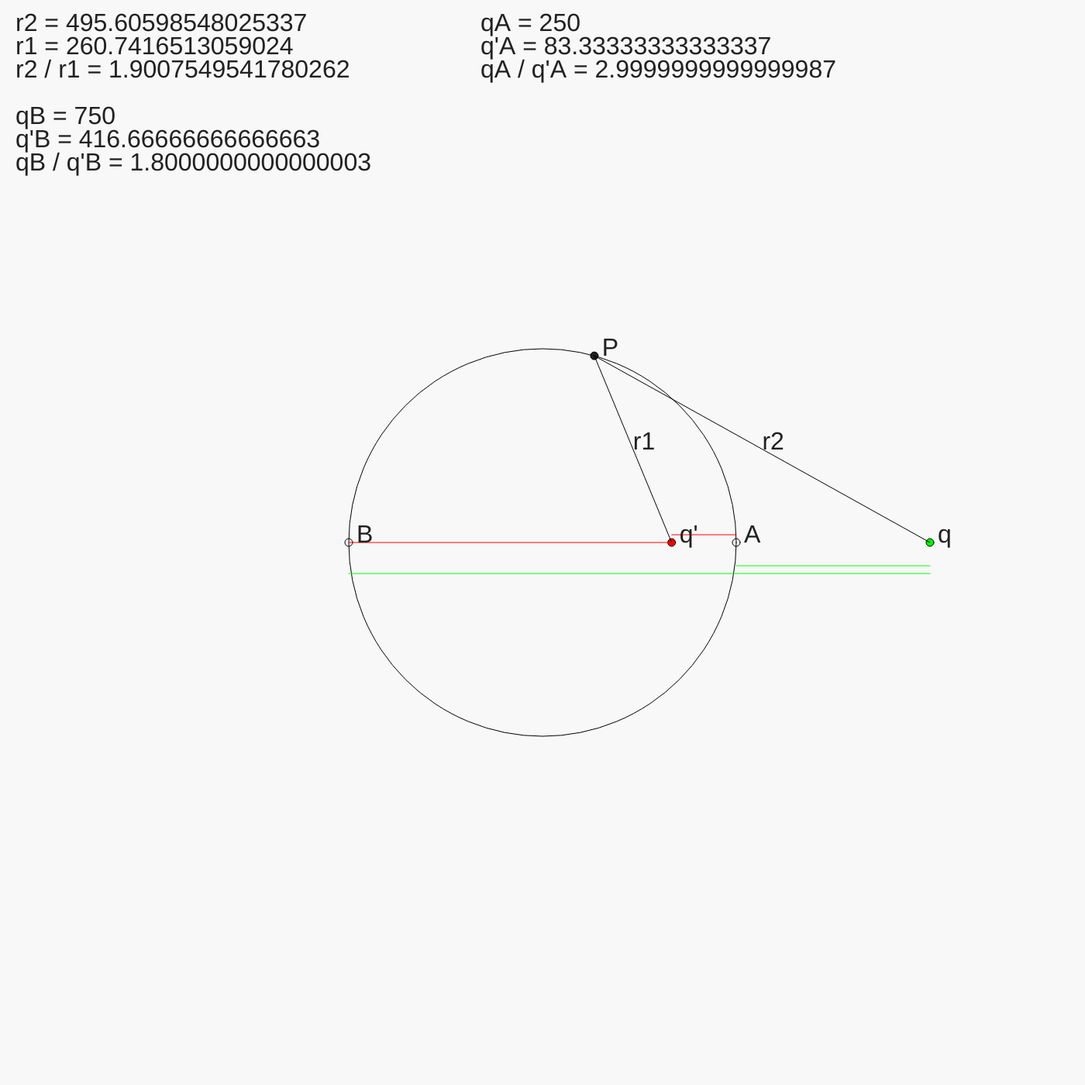
Frame 1 (no input)
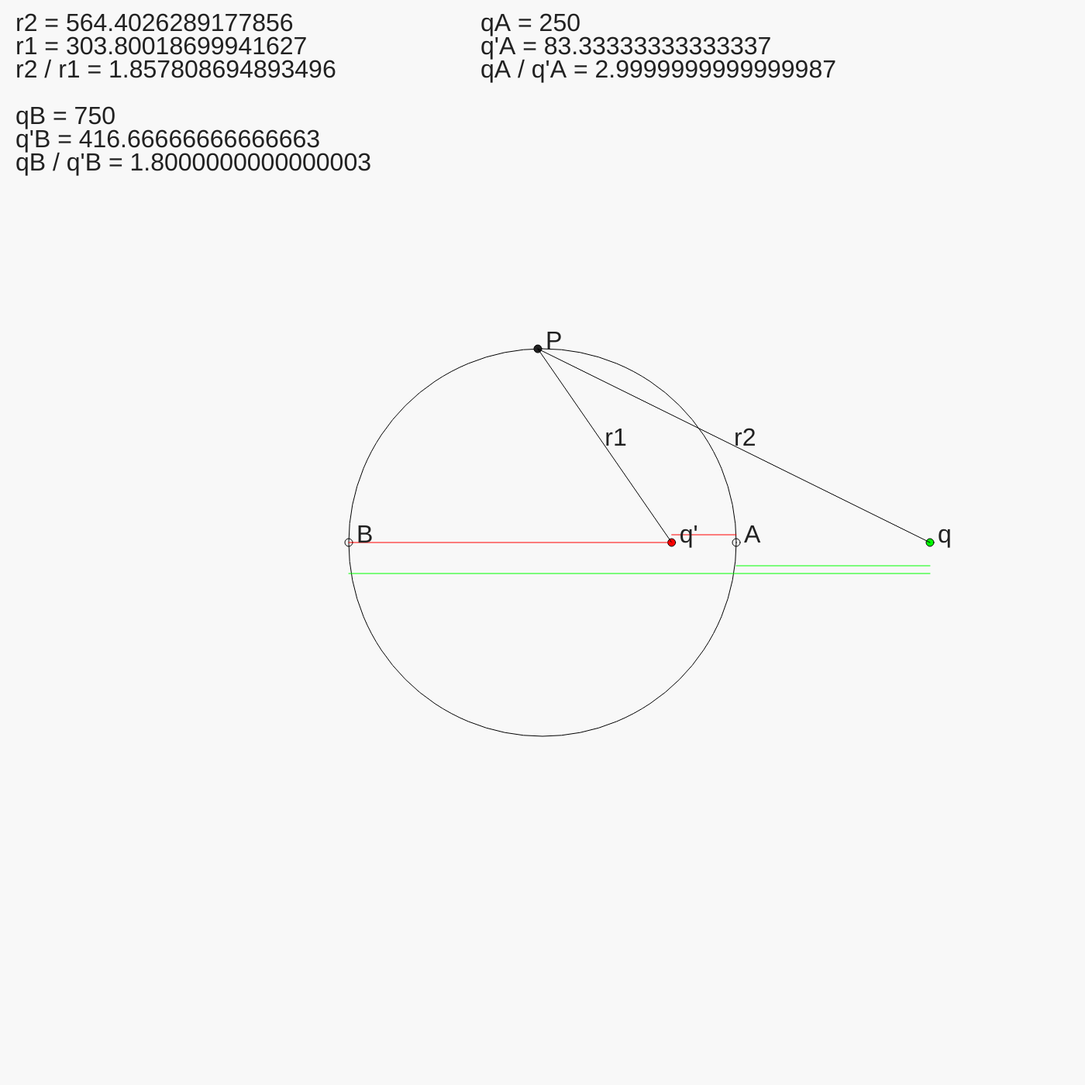
Frame 60 (no input)
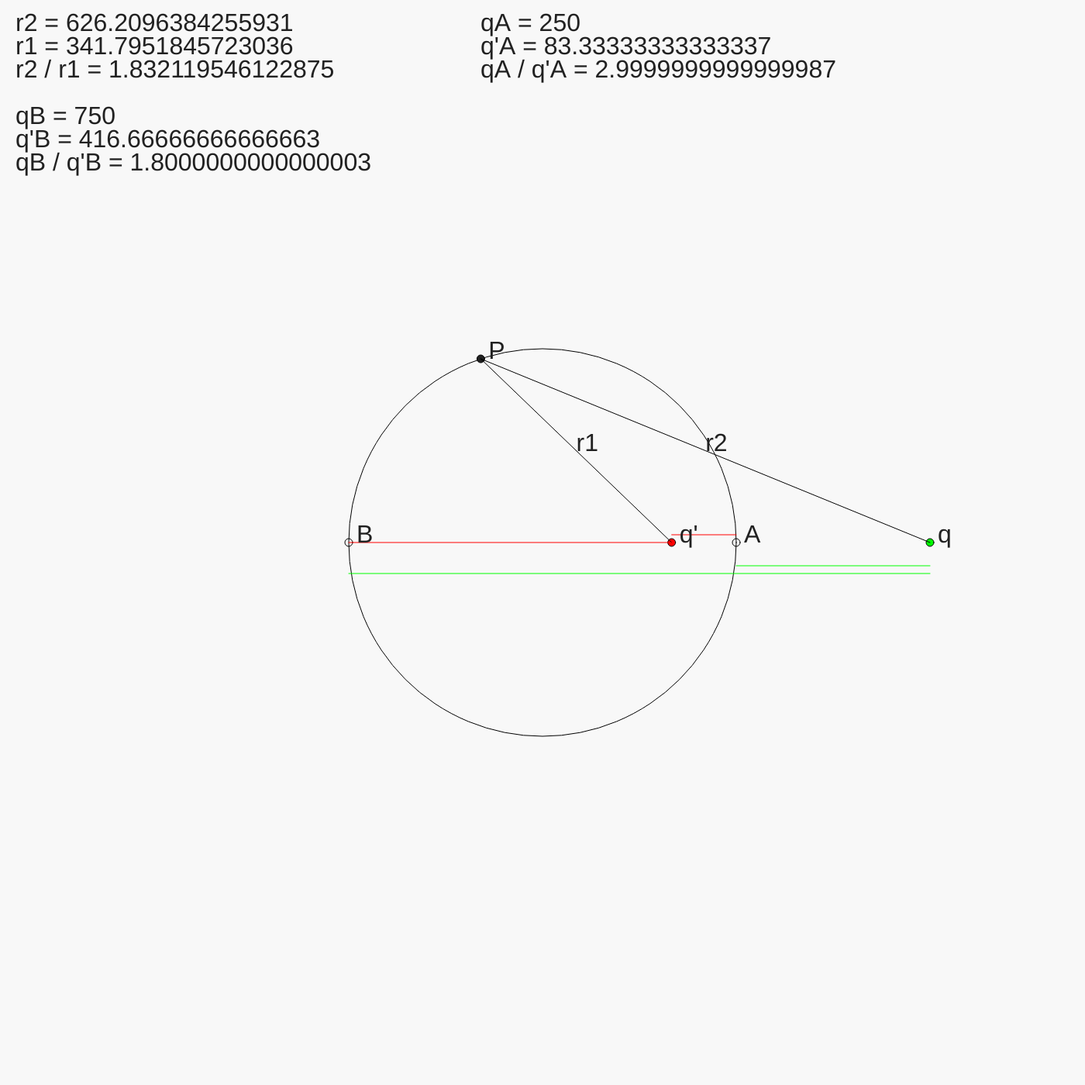
Frame 120 (the mouse pressed at the canvas centre since frame 60)

The p5.js sketch that drew these frames (run headless with seeded random() and noise() and a simulated clock; from frame 60 on, the mouse is pressed at the canvas centre):

// p5.js sketch
// ── sketch.js
let circleCenter;
let circlePoint;

let circleDia = 500;

let q, qc;

let A, B;


function setup () {

    createCanvas(1400, 1400);

    circleCenter = createVector(width/2, height/2);
    circlePoint = createVector(circleCenter.x + circleDia/2, circleCenter.y);

    let qdistanceFromCenter = circleDia/2 + 250;
    q = createVector(circleCenter.x + qdistanceFromCenter, circleCenter.y);

    let qcOffset = circleDia/3;
    qc = createVector(circleCenter.x + qcOffset, circleCenter.y);

    A = createVector(circleCenter.x + circleDia / 2, circleCenter.y );
    B = createVector(circleCenter.x - circleDia / 2, circleCenter.y );

    frameRate(60);
}


let angle = 1.3;
function draw () {

    background("#f8f8f8");
    smooth();
    noFill();

    circle(circleCenter.x, circleCenter.y, circleDia);

    updateCirclePoint();

    drawPoints();
    drawLines();
    drawText();

}

function updateCirclePoint () {

    circlePoint.x = circleCenter.x + circleDia / 2 * cos(angle);
    circlePoint.y = circleCenter.y - circleDia / 2 * sin(angle);

    angle+=0.005;
}

let q_col  = "#00ff00";
let qc_col = "#ff0000";

function drawPoints () {

    let pointDia = 10;

    fill(q_col);
    circle(q.x, q.y, pointDia);

    fill(qc_col);
    circle(qc.x, qc.y, pointDia);

    noFill();
    circle(A.x, A.y, pointDia);
    circle(B.x, B.y, pointDia);

    fill ("#212121");
    circle(circlePoint.x, circlePoint.y, pointDia);

}


function drawLines () {

    drawLineBetweenPoints(q, circlePoint);
    drawLineBetweenPoints(qc, circlePoint);

    push();
    stroke(qc_col);
    drawLineBetweenPoints(qc, A, 0, -10);
    drawLineBetweenPoints(qc, B);

    stroke(q_col);
    drawLineBetweenPoints(q, A, 0, 30);
    drawLineBetweenPoints(q, B, 0, 40);
    pop();

}

function drawLineBetweenPoints (p1, p2, offsX = 0, offsY = 0) {
    line(p1.x + offsX, p1.y + offsY, p2.x + offsX, p2.y + offsY);
}

function drawTextBetweenPoints (txt, p1, p2) {

    let text_x = circlePoint.x + (p1.x - p2.x) / 2;
    let text_y = circlePoint.y + (p1.y - p2.y) / 2;

    textSize(32);
    text(txt, text_x, text_y);

}

function drawText () {
    drawTextBetweenPoints("r2", q, circlePoint);
    drawTextBetweenPoints("r1", qc, circlePoint);

    drawPointText("q", q);
    drawPointText("q'", qc);
    drawPointText("A", A);
    drawPointText("B", B);
    drawPointText("P", circlePoint);

    drawCalcText();

}

function drawPointText (txt, p) {
    let offsetX = 10;
    let offsetY = 0;
    text (txt, p.x + offsetX, p.y + offsetY);
}

function drawCalcText () {

    let spacingY = 30;
    let spacingX = 600;
    let textX = 20;
    let textY = 40;

    let r2 = q.dist(circlePoint);
    let r1 = qc.dist(circlePoint);

    let qA = q.dist(A);
    let qB = q.dist(B);
    let qcA = qc.dist(A);
    let qcB = qc.dist(B);

    text("r2 = " + r2, textX, textY);
    text("r1 = " + r1, textX, textY + spacingY);
    text("r2 / r1 = " + r2/r1, textX, textY + spacingY * 2);

    let textX2 = textX + spacingX;
    text("qA = " + qA, textX2, textY);
    text("q'A = " + qcA, textX2, spacingY + textY);
    text("qA / q'A = " + qA / qcA, textX2, 2 * spacingY + textY);

    text("qB = " + qB, textX, 4 * spacingY + textY);
    text("q'B = " + qcB, textX, 5 * spacingY + textY);
    text("qB / q'B = " + qB / qcB, textX, 6 * spacingY + textY);


}
